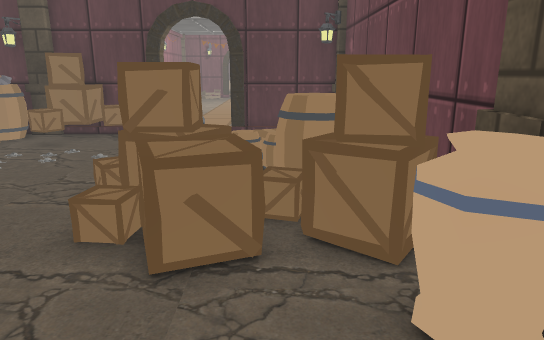
[1] (above)

21 first-person views from a walk through a scene from a Unity 3-D project. The camera is 1.2 m above the floor, tilts 14° down and sees 70° across. Doors are open. The floor is counted in squares, 0.5 m on a side. Each view is taken from the middle of a square. On the plan, view 1 faces up. The plan holds only what a view shows up to about 20 squares ahead; the rest is blank. The place goes on beyond the plan. The player character is not drawn. Some animated figures are not drawn. Some surface patterns are stand-ins.

[2]
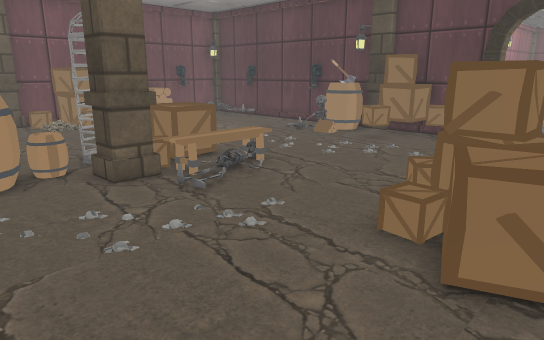

[3]
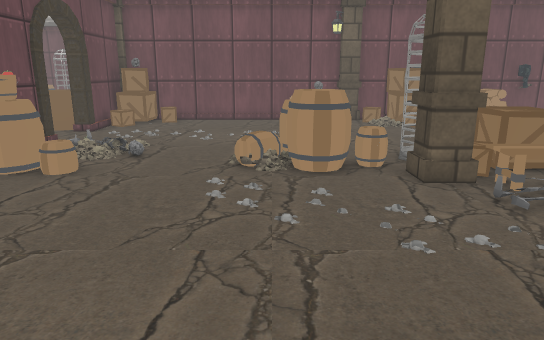

[4]
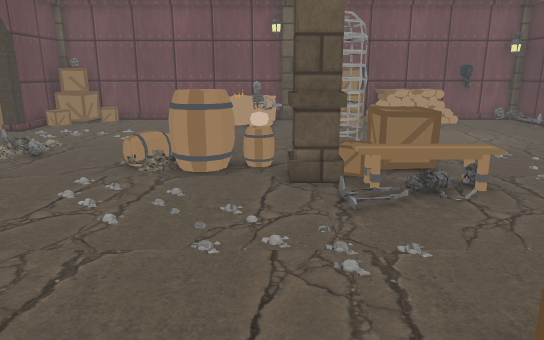

[5]
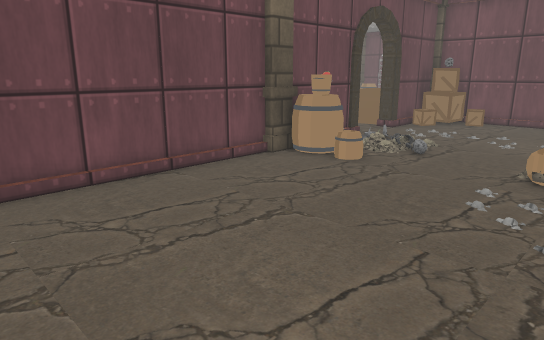

[6]
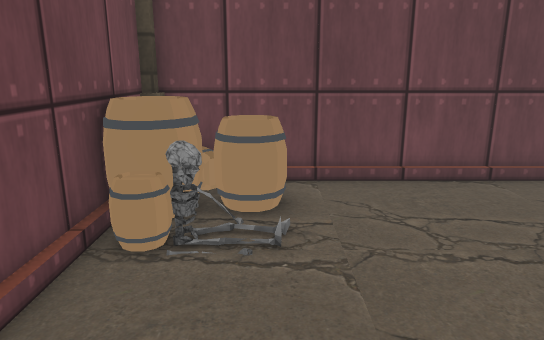

[7]
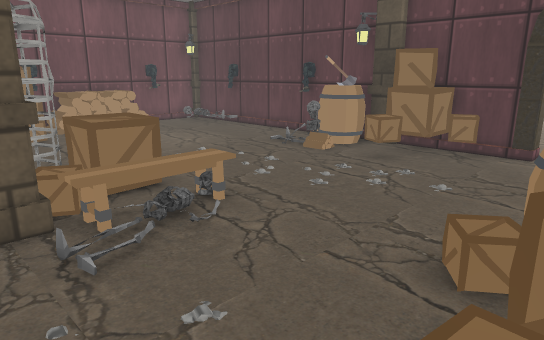

[8]
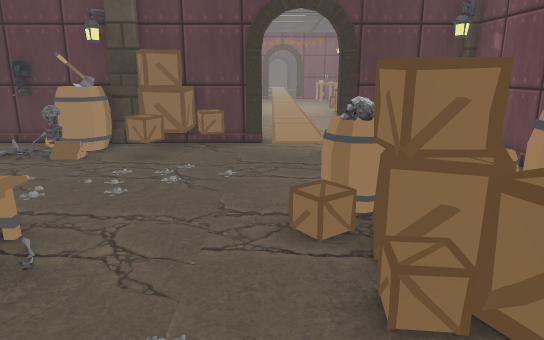

[9]
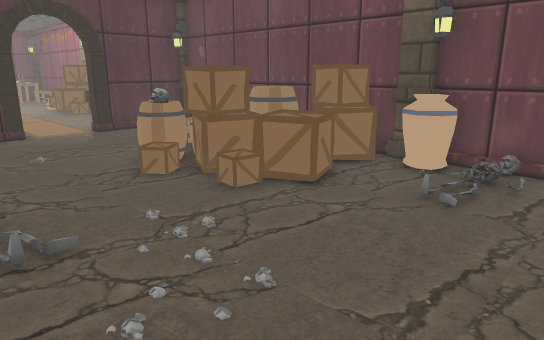

[10]
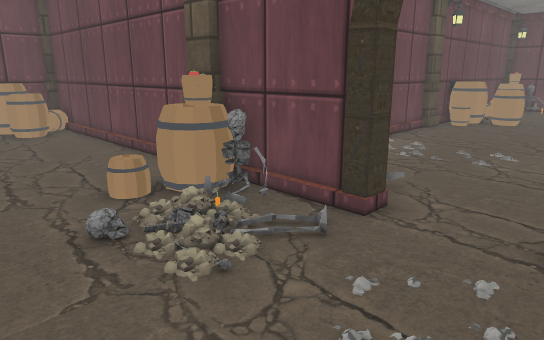

[11]
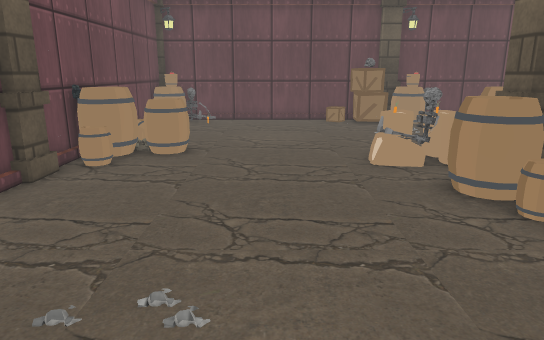

[12]
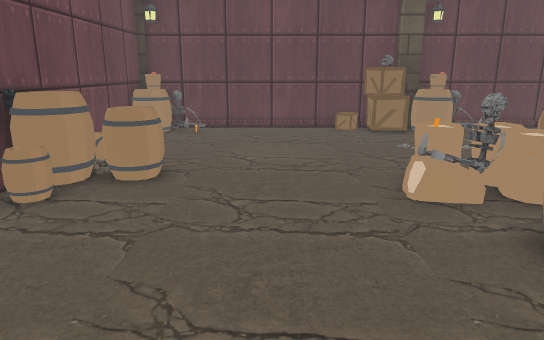

[13]
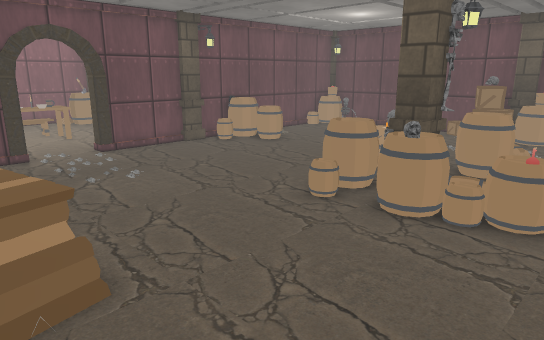

[14]
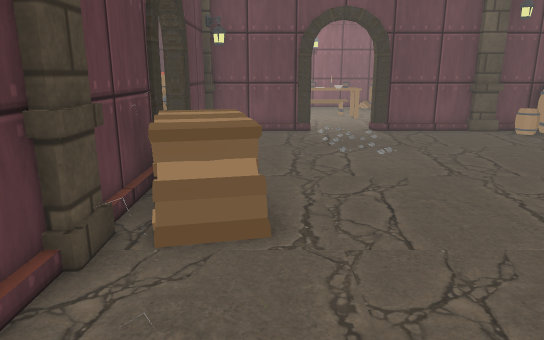

[15]
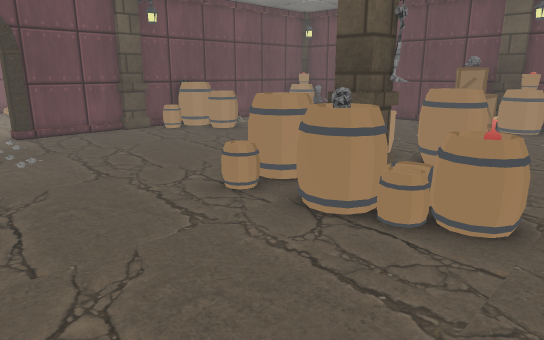

[16]
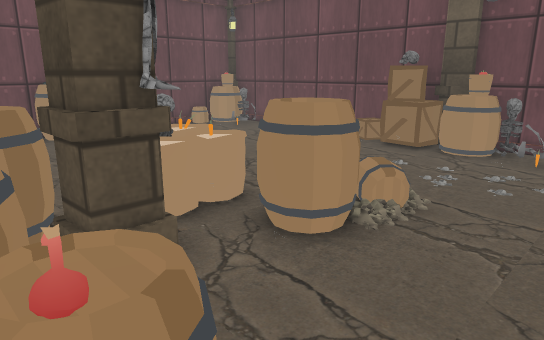

[17]
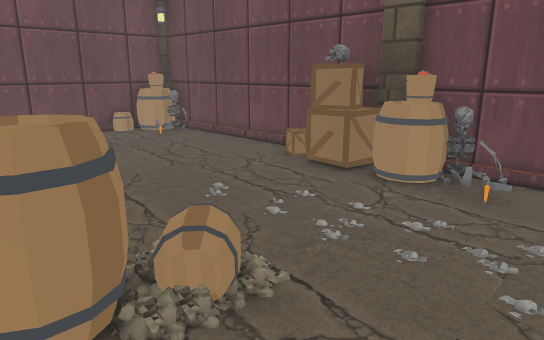

[18]
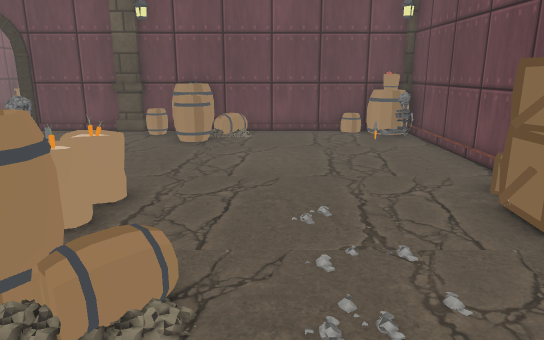

[19]
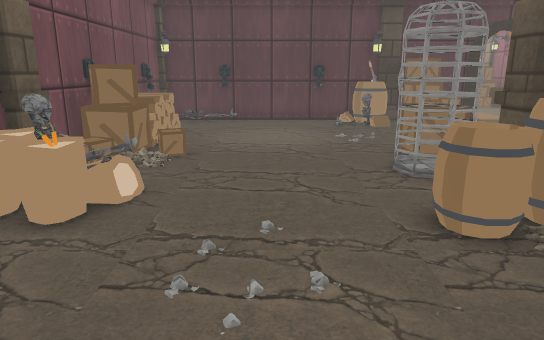

[20]
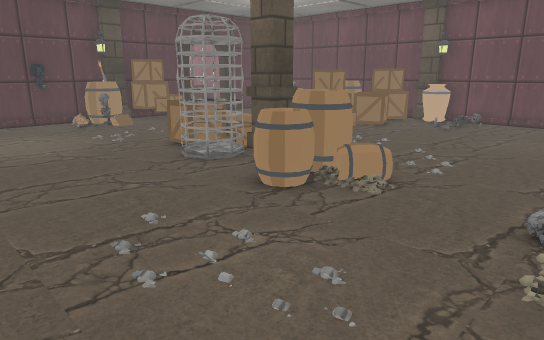

[21]
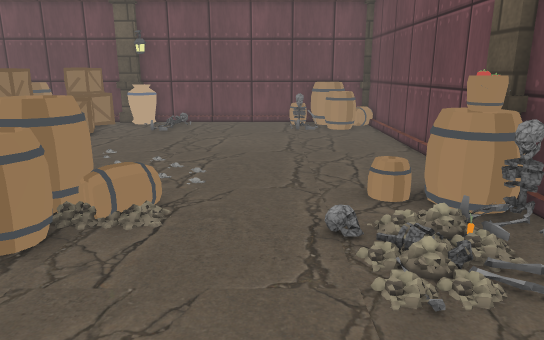

### Floor plan
Key: @ floor where view 1 was taken; # wall or solid block; x gap in a wall; . main floor; : floor 0.5 m higher than the main floor; + floor 0.75 m higher than the main floor; / step, stairs or slope; = window, fence, low wall or low ledge; ^ raised ledge; v drop or lower ground; O other object.
Columns run from 26 left of view 1 to 3 right of it. Each row starts with its distance up from view 1.
 16      ############O#####.######
 15      #O###.....OOOOOO......  #
 14      #.........OOOOO......   #
 13      ##........==.OO......   #
 12      ###.................    #
 11      #+x................. O  #
 10      #+=............... =.O  #
  9      #+=...............OO.   #
  8      ##=...............OOO O #
  7      #OOO......OO.O....OOOOO #
  6      #OO.......OO.O.....OO.OO#
  5      # //.....OOOOO.....OOOOO#
  4     OOO.......OOOOO......O..##
  3      #^=........#O.........=##
  2      #^==..... OO............#
  1      #^==.....OOOO...........#
  0      #........OOO.........@..#
 -1      #.......................#
 -2      #.......................#
 -3      #.......................#
 -4      #........./...........=##
 -5      #O.......////........OOO#
 -6      #OO....../ OO........OOO#
 -7     ##OOO...../#OO........OO #
 -8     #O####...####O############
 -9 :  =#Ov=+=.../   #
-10    =.#++==....   #
-11 .  ...==.........#
-12 .  ..............#
-13   ...................
-14  ....................vOO
-15  ....................vO
-16  ................# ...
-17  ...O............#
-18 .OOOOOOO.........#
-19  OOOOOOO.........#
-20  ...OOO ........OO
-21  ....O^.........##
-22 ...OOO^==.....OOO#
-23  ..OOO^==.....OOO#
-24  ...O.........OOO#
-25  ..//............#
-26 .................#
-27  ................#
-28  ................#
-29  ................O
-30  ...OOOO........O#
-31  ..#OOOOO......#O#
-32 #####O############
-33      O

Positions as (right, up) in squares from view 1, and headings:
1: (0, 0), facing up
2: (0, 0), facing up-left
3: (0, 0), facing left
4: (0, 3), facing left
5: (0, 1), facing down-left
6: (0, 1), facing down
7: (-2, 3), facing up-left
8: (-4, 2), facing up
9: (-8, -1), facing up-right
10: (-17, -2), facing down-right
11: (-15, -11), facing down
12: (-15, -14), facing down
13: (-26, -9), facing down-right
14: (-26, -11), facing right
15: (-26, -12), facing down-right
16: (-26, -18), facing down-right
17: (-26, -22), facing down-right
18: (-26, -26), facing right
19: (-15, -5), facing up
20: (-18, -5), facing up-right
21: (-17, -3), facing right
